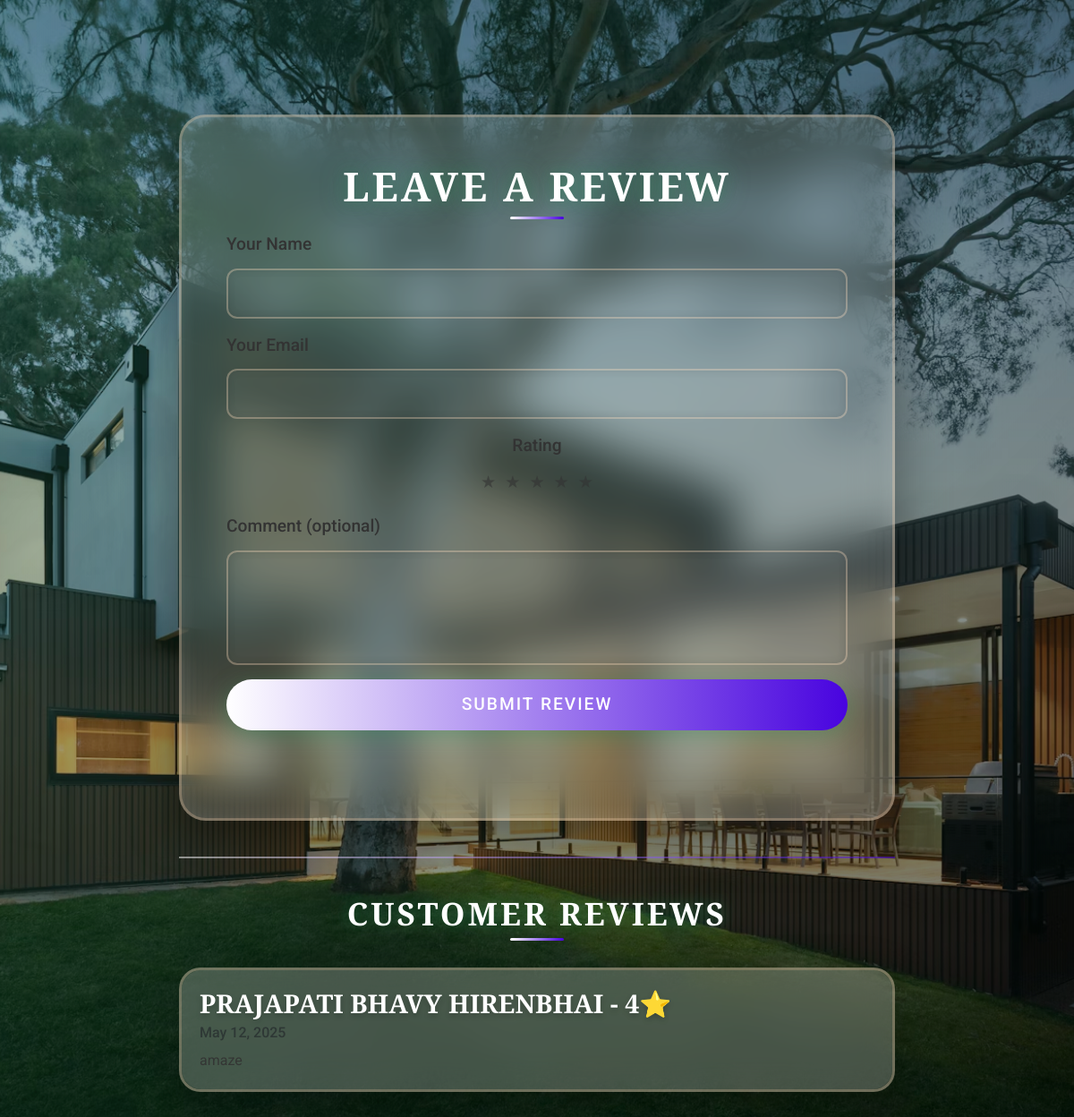
Screenshot of /review with the database file from the repository.
### myapp/models.py (models this page shows, shortened)
class Review(models.Model):
    name = models.CharField(max_length=100)
    email = models.EmailField()
    rating = models.IntegerField()
    comment = models.TextField(blank=True)
    created_at = models.DateTimeField(auto_now_add=True)

### myapp/views.py (the view, shortened to what this page needs)
# urls.py: path('review', views.review, name='review'),
def review(request):
    reviews = Review.objects.all().order_by("-id")  # Show existing reviews
    return render(request, 'review.html', {'reviews': reviews})

### myapp/templates/review.html (shortened to what this page needs)
<!DOCTYPE html>
<html lang="en">
<head>
    <link href="https://cdn.jsdelivr.net/npm/bootstrap@5.3.0/dist/css/bootstrap.min.css" rel="stylesheet">
</head>
<body>
<div class="container mt-5">
    <div class="form-container">
        <h2 class="mb-4 text-center">Leave a Review</h2>
        <form method="POST" class="mb-5">
            <div class="mb-3">
                <label>Your Name</label>
                <input type="text" name="name" class="form-control" required>
            </div>
            <div class="mb-3">
                <label>Your Email</label>
                <input type="email" name="email" class="form-control" required>
            </div>
            <div class="mb-3 text-center">
                <label>Rating</label>
                <div class="star-rating">
                    <input type="radio" name="rating" id="star5" value="5" required><label for="star5">★</label>
                    <input type="radio" name="rating" id="star4" value="4"><label for="star4">★</label>
                    <input type="radio" name="rating" id="star3" value="3"><label for="star3">★</label>
                    <input type="radio" name="rating" id="star2" value="2"><label for="star2">★</label>
                    <input type="radio" name="rating" id="star1" value="1"><label for="star1">★</label>
                </div>
            </div>
            <div class="mb-3">
                <label>Comment (optional)</label>
                <textarea name="comment" rows="4" class="form-control"></textarea>
            </div>
            <button type="submit" class="btn btn-primary w-100">Submit Review</button>
        </form>
    </div>
    <hr>
    <h3 class="text-center">Customer Reviews</h3>
    {% for review in reviews %}
        <div class="card my-3">
            <div class="card-body">
                <h5 class="card-title">{{ review.name }} - {{ review.rating }}⭐</h5>
                <h6 class="card-subtitle mb-2 text-muted">{{ review.created_at|date:"M d, Y" }}</h6>
                <p class="card-text">{{ review.comment }}</p>
            </div>
        </div>
    {% empty %}
        <p class="text-center">No reviews yet. Be the first one!</p>
    {% endfor %}
</div>
</body>
</html>

### rows the page displays
Review: name "PRAJAPATI BHAVY HIRENBHAI", rating "4", created_at "May 12, 2025", comment "amaze"
